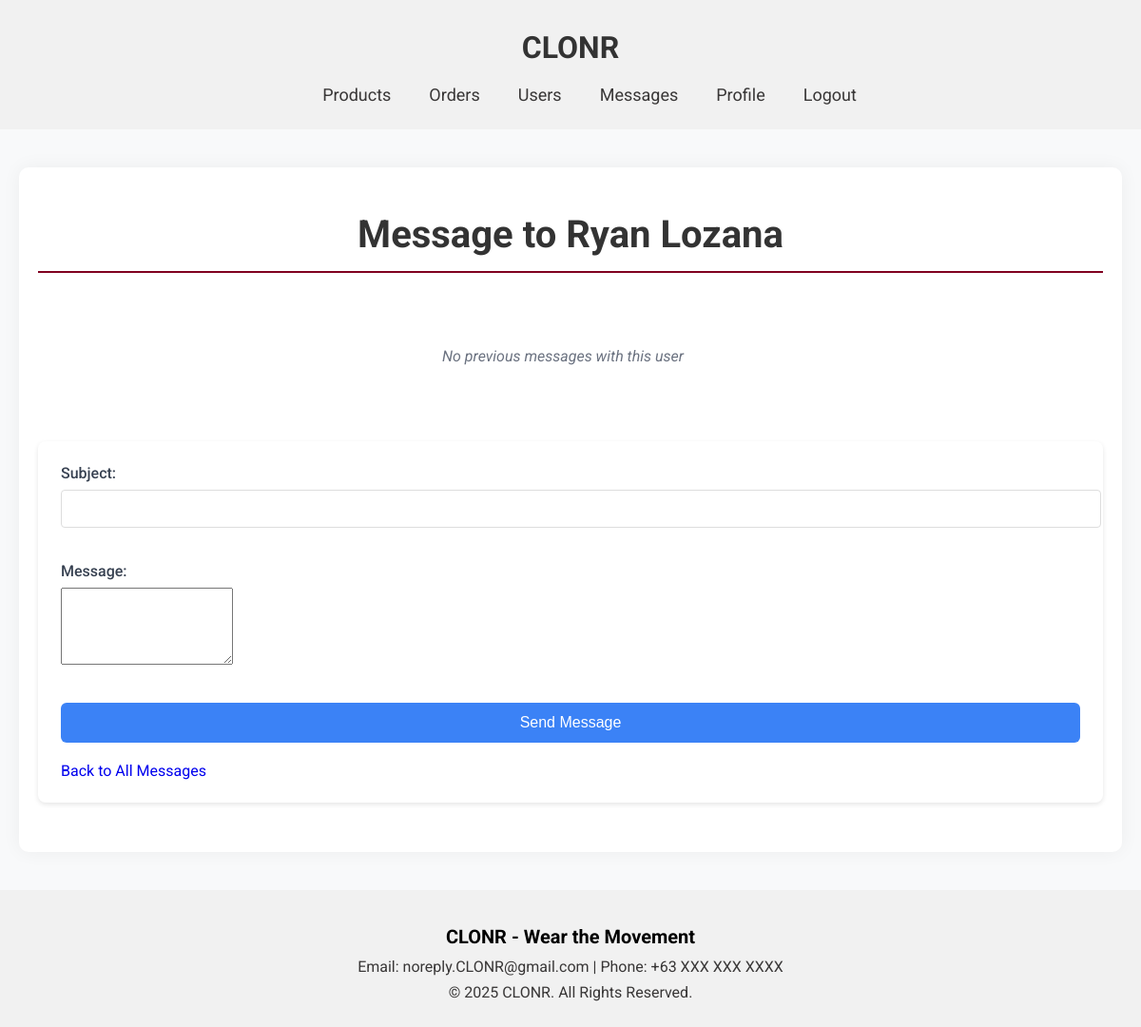
The page /admin/message_user.php?id=11 (signed in) on the database as committed earlier.
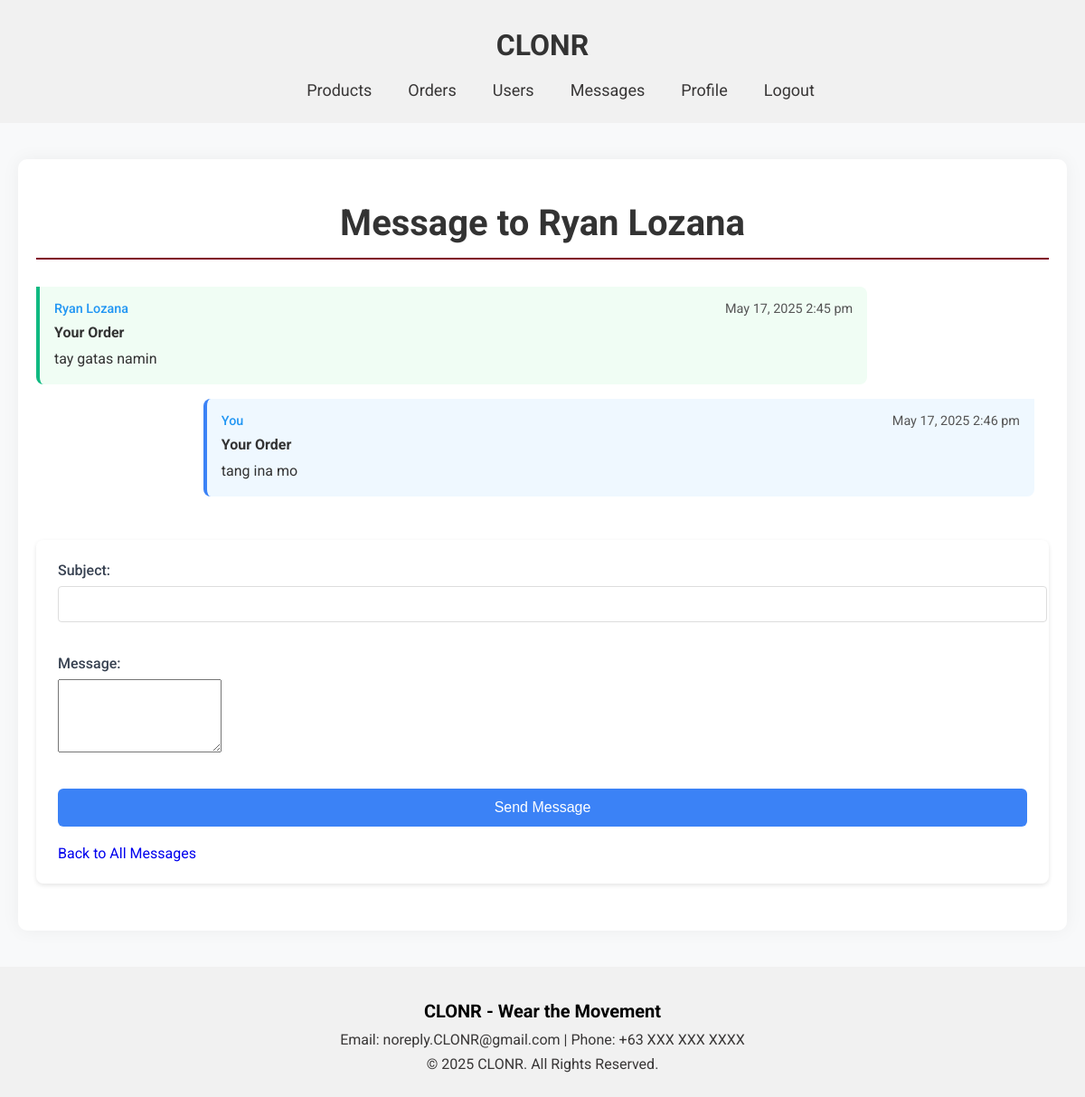
The same page on the database as committed later.
### tables this page shows
CREATE TABLE `users` (
  `id` int(100) NOT NULL,
  `name` varchar(100) NOT NULL,
  `email` varchar(100) NOT NULL,
  `password` varchar(100) NOT NULL,
  `user_type` varchar(20) NOT NULL DEFAULT 'user',
  `image` varchar(100) NOT NULL,
  `phone` varchar(15) DEFAULT NULL,
  `created_acc` timestamp NOT NULL DEFAULT current_timestamp(),
  `Status` varchar(10) NOT NULL DEFAULT 'Active',
  `balance` decimal(65,0) NOT NULL,
  `money` decimal(65,0) NOT NULL
);

CREATE TABLE `messages` (
  `id` int(11) NOT NULL,
  `parent_id` int(11) DEFAULT NULL,
  `user_id` int(11) NOT NULL,
  `sender_id` int(11) NOT NULL,
  `sender_type` enum('admin','user') NOT NULL,
  `subject` varchar(255) DEFAULT NULL,
  `message` text NOT NULL,
  `is_read` tinyint(1) DEFAULT 0,
  `is_archived` tinyint(1) DEFAULT 0,
  `is_important` tinyint(1) DEFAULT 0,
  `created_at` timestamp NOT NULL DEFAULT current_timestamp()
);

### admin/message_user.php (the view, shortened to what this page needs)
<?php
require_once '../config.php';
$user_id = isset($_GET['id']) ? intval($_GET['id']) : 0;
$stmt = $conn->prepare("SELECT id, name, email FROM users WHERE id = ? AND user_type = 'user'");
$stmt->execute([$user_id]);
$user = $stmt->fetch(PDO::FETCH_ASSOC);
$stmt = $conn->prepare("
    SELECT m.*,
           sender.name as sender_name,
           sender.email as sender_email,
           receiver.name as receiver_name
    FROM messages m
    LEFT JOIN users sender ON m.sender_id = sender.id
    LEFT JOIN users receiver ON m.user_id = receiver.id
    WHERE (m.user_id = :user_id AND m.sender_id = :admin_id) OR
          (m.sender_id = :user_id AND m.user_id = :admin_id)
    ORDER BY m.created_at ASC
");
$stmt->execute([
    ':user_id' => $user_id,
    ':admin_id' => $_SESSION['admin_id']
]);
$conversation = $stmt->fetchAll(PDO::FETCH_ASSOC);
?>
<!DOCTYPE html>
<html lang="en">
<head>
    <link rel="stylesheet" href="../global.css">
    <link rel="stylesheet" href="admin.css">
</head>
<body>
     <header>
        <div class="container">
            <a href="admindashboard.php"><h1 class="title">CLONR</h1></a>
            <nav>
                <ul class="navbar">
                    <li><a href="products.php">Products</a></li>
                    <li><a href="order.php">Orders</a></li>
                    <li><a href="users.php">Users</a></li>
                   <li><a href="messages.php">Messages</a></li>
                    <li><a href="../AdminUpdateProfile.php">Profile</a></li>
                    <li><a href="../logout.php" class="logout-btn">Logout</a></li>
                </ul>
            </nav>
        </div>
    </header>
    <main class="admin-main">
        <div class="admin-container">
            <h1 class="admin-title">Message to <?= htmlspecialchars($user['name']) ?></h1>
            <div class="conversation-history">
                <?php if (empty($conversation)): ?>
                    <p class="no-messages">No previous messages with this user</p>
                <?php else: ?>
                    <?php foreach ($conversation as $msg): ?>
                    <div class="message-bubble <?= $msg['sender_type'] === 'admin' ? 'outgoing' : 'incoming' ?>">
                        <div class="message-meta">
                            <span class="sender">
                                <?= $msg['sender_type'] === 'admin' ? 'You' : htmlspecialchars($msg['sender_name']) ?>
                            </span>
                            <span class="time"><?= date('M j, Y g:i a', strtotime($msg['created_at'])) ?></span>
                        </div>
                        <div class="message-subject"><?= htmlspecialchars($msg['subject']) ?></div>
                        <div class="message-text"><?= nl2br(htmlspecialchars($msg['message'])) ?></div>
                    </div>
                    <?php endforeach; ?>
                <?php endif; ?>
            </div>
            <div class="message-form">
                <form action="message_user.php?id=<?= $user_id ?>" method="post">
                    <div class="form-group">
                        <label for="subject">Subject:</label>
                        <input type="text" id="subject" name="subject" required>
                    </div>
                    <div class="form-group">
                        <label for="message">Message:</label>
                        <textarea id="message" name="message" rows="5" required></textarea>
                    </div>
                    <button type="submit" class="btn-primary">Send Message</button>
                    <a href="messages.php" class="btn-secondary">Back to All Messages</a>
                </form>
            </div>
        </div>
    </main>
 <footer>
        <div class="footer-content">
            <h2>CLONR - Wear the Movement</h2>
            <p>Email: noreply.CLONR@gmail.com | Phone: +63 XXX XXX XXXX</p>
            <p>© 2025 CLONR. All Rights Reserved.</p>
        </div>
    </footer>
</body>
</html>

### global.css (style rules this page uses)
body { margin: 0; font-family: 'Roboto',sans-serif; background-color: #f1f1f1; color: #333333; }
header { padding: 10px 40px; display: flex; justify-content: center; align-items: center; position: relative; }
.title { color: #000000; font-size: 2rem; text-align: center; }
a { text-decoration: none; }
.navbar { list-style: none; display: flex; gap: 40px; z-index: 10; }
.navbar li { position: relative; cursor: pointer; font-size: 18px; color: #393737; }
.navbar a { text-decoration: none; color: inherit; }
footer { color: #000000; text-align: center; padding: 20px 20px; }
.footer-content h2 { font-size: 20px; margin-bottom: 10px; }
.footer-content p { font-size: 16px; margin: 8px 0; color: #393737; }

### admin/admin.css (style rules this page uses)
form { display: flex; flex-direction: column; gap: 20px; }
.title { font-size: 2rem; margin-bottom: 20px; color: #333; }
.form-group { margin-bottom: 15px; }
.form-group label { display: block; margin-bottom: 5px; font-weight: bold; }
.form-group input, .form-group select { width: 100%; padding: 10px; border: 1px solid #ddd; border-radius: 4px; font-size: 16px; }
.admin-main { padding: 40px 20px; background-color: #f8f9fa; min-height: calc(100vh - 200px); }
.admin-container { max-width: 1200px; margin: 0 auto; padding: 20px; background-color: #fff; border-radius: 10px; box-shadow: 0 0 20px rgba(0, 0, 0, 0.05); }
.admin-title { color: #333; font-size: 2.5rem; margin-bottom: 30px; text-align: center; border-bottom: 2px solid #800020; padding-bottom: 15px; }
.conversation-history { max-height: 500px; overflow-y: auto; margin-bottom: 2rem; padding-right: 1rem; }
.message-bubble { padding: 1rem; margin-bottom: 1rem; border-radius: 8px; max-width: 80%; }
.outgoing { background-color: #e3f2fd; margin-left: auto; border-top-right-radius: 0; }
.incoming { background-color: #f1f1f1; margin-right: auto; border-top-left-radius: 0; }
.message-meta { display: flex; justify-content: space-between; margin-bottom: 0.5rem; font-size: 0.9rem; color: #555; }
.message-subject { font-weight: bold; margin-bottom: 0.5rem; }
.message-text { line-height: 1.5; }
.sender { font-weight: 500; color: #2196F3; }
.message-form { background-color: #fff; border-radius: 8px; padding: 2rem; margin-bottom: 2rem; box-shadow: 0 2px 4px rgba(0,0,0,0.05); }
.message-form { background: #fff; padding: 20px; border-radius: 8px; box-shadow: 0 2px 10px rgba(0,0,0,0.1); margin-bottom: 30px; }
.form-group label { display: block; margin-bottom: 5px; font-weight: 500; }
.btn-primary { background-color: #007bff; color: white; border: none; padding: 10px 20px; border-radius: 4px; cursor: pointer; font-weight: 500; }
.outgoing { background-color: #EFF8FF; border-left: 4px solid #3B82F6; }
.incoming { background-color: #F0FDF4; border-left: 4px solid #10B981; }
.message-form { background: white; padding: 1.5rem; border-radius: 8px; box-shadow: 0 2px 5px rgba(0,0,0,0.1); margin-bottom: 2rem; }
.form-group { margin-bottom: 1rem; }
.form-group label { display: block; margin-bottom: 0.5rem; font-weight: 500; color: #374151; }
.btn-primary { background-color: #3B82F6; color: white; padding: 0.75rem 1.5rem; border: none; border-radius: 6px; cursor: pointer; font-size: 1rem; transition: background-color 0.2s; }
.no-messages { text-align: center; padding: 2rem; color: #777; font-style: italic; }
.no-messages { text-align: center; padding: 2rem; color: #666; font-style: italic; }
.no-messages { text-align: center; padding: 2rem; color: #6B7280; font-style: italic; }

Rows that differ between the two databases and show on the page:
added messages: users.name "Ryan Lozana", created_at "May 17, 2025 2:45 pm", subject "Your Order", message "tay gatas namin", sender_type "user" (drawn)
added messages: sender_type "You", created_at "May 17, 2025 2:46 pm", subject "Your Order", message "tang ina mo"
Other text that changed with them:
text no longer shown: "No previous messages with this user"
